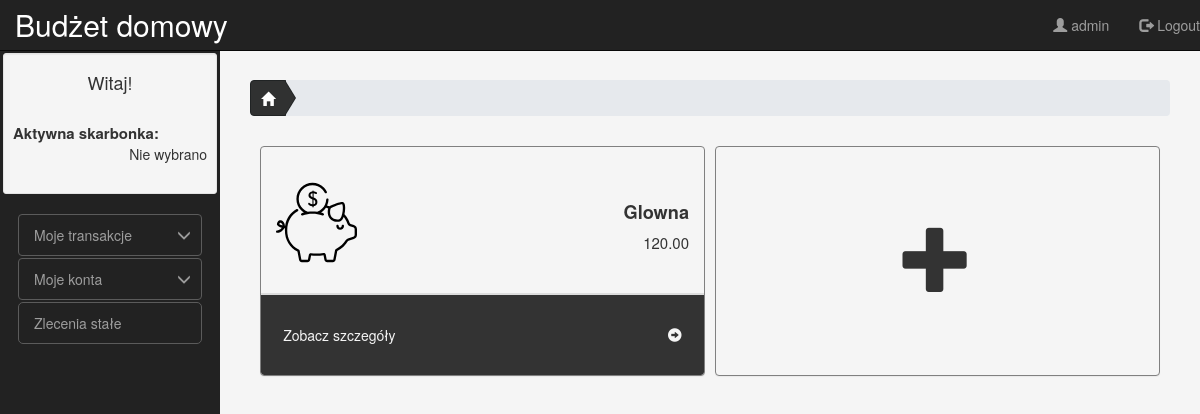
/ (signed in), run on an earlier commit of the app's database.
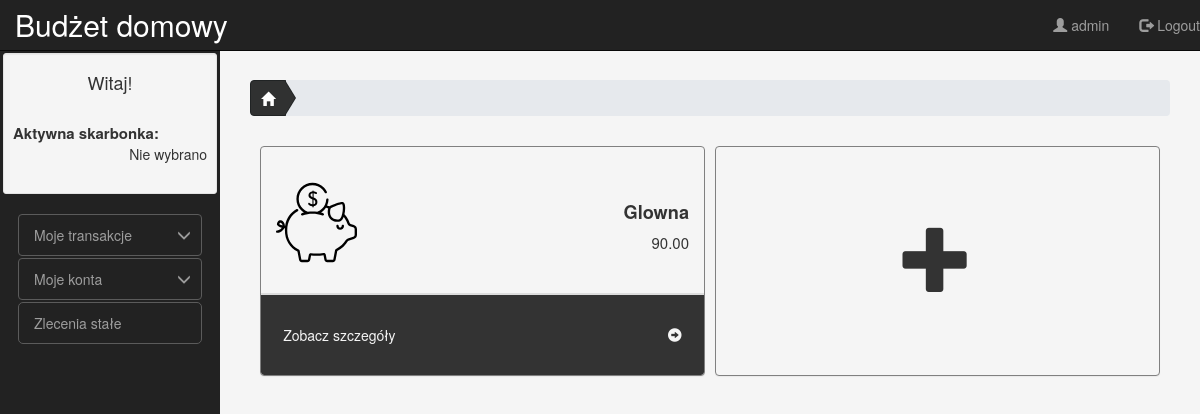
And on a later commit of the database.
### mainapp/models.py (models this page shows, shortened)
class Account(models.Model):
    user = models.ForeignKey(User, on_delete=models.CASCADE,verbose_name="użytkownik")
    name = models.CharField("nazwa", max_length=25)
    balance = models.DecimalField("saldo", max_digits=100, decimal_places=2,default=Decimal('0.00'))
    class Meta:
        verbose_name = "konto"
        verbose_name_plural = "konta"

### mainapp/views.py (the view)
# urls.py: url(r'^$', views.index, name='index'),
def index(request):
    if request.user.is_authenticated:
        accounts = Account.objects.filter(user = request.user).values()
        request.session['accounts'] = list(accounts)
        for i in request.session['accounts']:
            i['balance'] = str(i['balance'])
        return render(request,'index.html')
    else:
        return render(request,'registration/login.html')

### mainapp/templates/index.html
{% extends "base.html" %} {% block title %}Home | Budżet domowy{% endblock %} {% block content %}
{% load static %}
<link href="{% static 'index.css' %}" rel="stylesheet" type="text/css" />
<div id="breadcrumb-panel">
    <ol class="breadcrumb breadcrumb-arrow">
        <li>
            <a href="/">
                <i class="glyphicon glyphicon-home"></i>
            </a>
        </li>
    </ol>
</div>
<div class="panel-row">
    {% for account in request.session.accounts %}
    <div id="panel-col" class="panel panel-default">
        <div class="panel-heading">
            <div class="row">
                <div class="col-xs-3">
                    <img src="{% static "piggy-bank.svg" %}" alt="Piggy bank"/>
                </div>
                <div class="col-xs-9 text-right">
                    <h2>
                        {{ account.name }}
                    </h2>
                    <p>
                        {{ account.balance }}
                    </p>
                </div>
            </div>
        </div>
        <a href="/konto/{{ account.id }}">
            <div class="panel-footer">
                <div class="row">
                    <span class="pull-left">Zobacz szczegóły</span>
                    <span class="pull-right">
                    <i class="glyphicon glyphicon-circle-arrow-right"></i>
                    </span>
                </div>
            </div>
        </a>
    </div>
    {% endfor %}
    <div id="panel-col" class="panel panel-default">
        <div class="panel-body">
            <div class="row add-acc">
                <a href="{% url 'dodanie_konta' %}">
                    <h1 class="glyphicon glyphicon-plus"></h1>
                </a>
            </div>
        </div>
    </div>
</div>
{% endblock %}

What changed in the data, as far as the page shows it:
changed Account "Glowna": balance "120.00" → "90.00"
